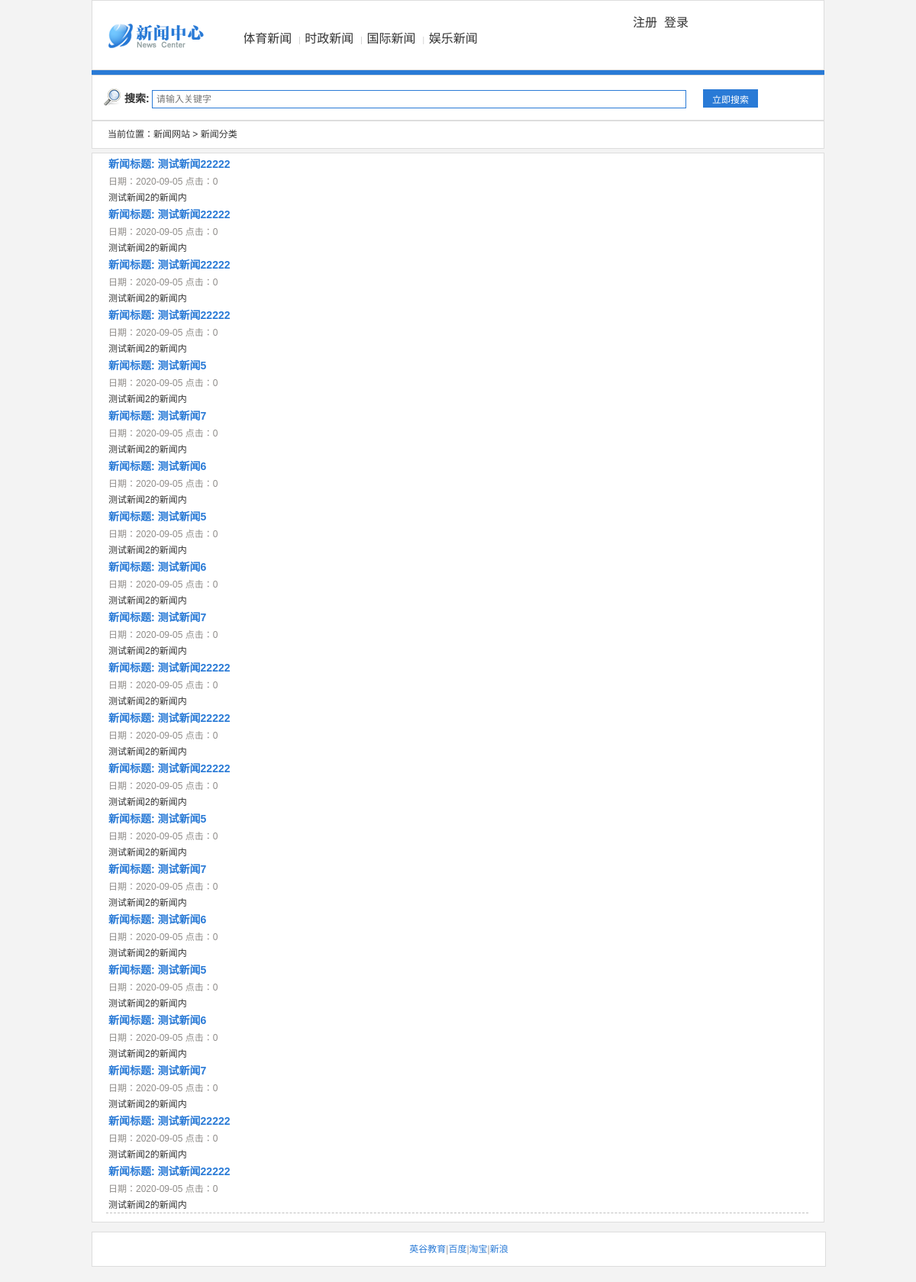
/list.php?id=12, run on the app's committed database.
### tables this page shows
CREATE TABLE `db_news` (
  `n_id` int(11) NOT NULL AUTO_INCREMENT COMMENT '新闻主键',
  `n_title` varchar(150) DEFAULT NULL COMMENT '新闻标题',
  `n_message` mediumtext COMMENT '新闻内容',
  `n_addtime` varchar(50) DEFAULT NULL COMMENT '发布时间',
  `n_type` varchar(50) DEFAULT NULL COMMENT '新闻分类',
  `n_status` tinyint(4) DEFAULT NULL COMMENT '新闻状态 0关闭，1开启',
  `n_author` varchar(50) DEFAULT NULL COMMENT '作者',
  `n_nums` varchar(50) DEFAULT '0' COMMENT '阅读次数',
  `n_picture` varchar(50) DEFAULT NULL COMMENT '新闻图片',
  PRIMARY KEY (`n_id`)
);

### list.php (the view, shortened to what this page needs)
<html>
<head>
	<link href="./main.css" rel="stylesheet" type="text/css" />
</head>
<body>
<div class="contain">
  <div class="logo"><a href="index.php"></a></div>
  <div class="menu">
    <ul>
        <li><span>|&nbsp;&nbsp;<span><a href="list.php?id=12">体育新闻</a></li>
        <li><span>|&nbsp;&nbsp;<span><a href="list.php?id=13">时政新闻</a></li>
        <li><span>|&nbsp;&nbsp;<span><a href="list.php?id=14">国际新闻</a></li>
        <li><span>|&nbsp;&nbsp;<span><a href="list.php?id=15">娱乐新闻</a></li>
	</ul>
      <?php
      $username = $_SESSION['c_name'];
      if ($username !=null){
          echo " &nbsp;&nbsp;&nbsp; 你好,欢迎",  $username; ?>
          <li><a href="logout.php" target="_self">注销</a></li>
          <?php
      }
      else{
          ?>
          <br>
          <li><a href="register.html" target="_self">注册</a></li>
          <li><a href="login.html" target="_self">登录</a></li>
      <?php   }?>
  </div>
   <div class="line1" ></div>
   <div class="main">
	 <div class="select">
	    <form action="search.php" method="post" >
		   <div class="select_left">
			   <strong>搜索:</strong>
			   <input name="keyword"  placeholder="请输入关键字"/>
		   </div>
		   <div class="select_right">
			   <input name="Submit" type="Submit"  value="立即搜索"  />
		   </div>
		</form>
	 </div>
	 <div class="currect_position">
		 当前位置：<a href="index.php">新闻网站</a>&nbsp;>&nbsp新闻分类
	 </div>
	 <div class="details" >
	   <table>
<?php
$id = $_GET['id'];
           $conn = mysqli_connect('localhost','root','123456','php');
           mysqli_set_charset($conn,'utf8');
           $result=  $conn->query("select * from db_news where n_type = '$id' ");
           while ( $news=mysqli_fetch_array($result,MYSQLI_ASSOC)){?>
		 <tr>
		   <td>
			 <a href='details.php?id=12'>
                 <?php
             echo  "新闻标题: ",  $news['n_title'];
                 ?>
			 </a>
		   </td>
		 </tr>
	     <tr>
		   <td>
			 <font color='#8F8C89'>
			         日期：2020-09-05
			         点击：<?php echo $news['n_nums'] ?>
			 </font>
		   </td>
		 </tr>
		 <tr>
		   <td>
		    <?php  echo $news['n_message']?>
		   </td>
		 </tr>
           <?php
           }?>
	   </table>
	   <div class='line2' ></div>
       <div class="page">
        </div>
	</div>
  </div>
  <div class="footer">
		<?php
		  $link=array(
		      array('link'=>'http://www.121ugrow.com/','name'=>'英谷教育'),
		      array('link'=>'http://www.baidu.com/','name'=>'百度'),
		      array('link'=>'http://www.taobao.com/','name'=>'淘宝'),
		      array('link'=>'http://www.sina.com/','name'=>'新浪')
		  );
		  $num=count($link);
          for($i=0;$i<=$num-1;$i++){
              if($i<$num-1){
                  echo "<a href='". $link[$i]['link'] ."'>";
                  echo $link[$i]['name']."</a>";
                  echo '|';
              }else{
                  echo "<a href='". $link[$i]['link'] ."'>";
                  echo $link[$i]['name']."</a>";
              }
          }
		?>
	</div>
</div>
</body>
</html>

### main.css (style rules this page uses)
body { font-size: 12px; margin: 10px 0; background: #f3f3f3; font-weight: normal; font-family: '微软雅黑', Verdana, Arial, Helvetica, sans-serif; color: #333; padding: 0; margin: 0; }
form, p, h1, h2, h3, ul, li { margin: 0; padding: 0; font-size: 12px; font-weight: normal; }
ul { list-style: none; }
li { color: #183778; }
a:link, a:visited, a:hover, a:active { color: #1f3a87; text-decoration: none; }
.contain { margin: 0px auto; width: 960px; }
.logo { font-size: 1px; background: url(./images/logo.png) no-repeat; float: left; width: 130px; height: 35px; margin-left: 20px; margin-top: 30px; }
.logo a { display: block; width: 130px; color: #fff; height: 35px; text-decoration: none }
.menu { height: 90px; background-color: #fff; border: 1px #ddd solid; }
.menu ul { width: 500px; color: #333; height: 30px; margin: 35px 0 0 50px; float: left; overflow: hidden; }
.menu li { float: left; margin-left: 9px; list-style-type: none; font-size: 12px; }
.menu ul li:first-child { margin-left: -10px; }
.menu li span { color: #ccc; font-size: 10px; }
.menu li a { color: #333; line-height: 30px; text-decoration: none; font-size: 16px; }
.main { width: 960px; margin: 0 auto; }
.main a:link, .main a:visited, .main a:hover { color: #333; text-decoration: none; }
.select { width: 958px; height: 58px; overflow: hidden; float: left; background: #fff; border: 1px solid #ddd; }
.select_left { height: 36px; width: 750px; background: url(./images/search.png) no-repeat 5px 5px; ; padding-left: 32px; line-height: 36px; float: left; margin-top: 12px; margin-left: 10px; }
.select_left strong { font-size: 14px; }
.select_left input { border: 1px solid #297ad6; width: 700px; height: 24px; font-size: 12px; padding-left: 5px; }
.select_right { width: 108px; height: 36px; float: right; padding-right: 10px; margin-top: 6px; margin-right: 40px; }
.select_right input { width: 72px; height: 24px; font-size: 14px; background: #297ad6; margin-top: 12px; color: #fff; border: none; font-size: 12px; }
.currect_position { float: left; width: 938px; line-height: 35px; background:#fff; border:1px solid #ddd; padding-left:20px; }
.details { padding: 0 18px; word-break: break-all; word-wrap: break-word; border:1px solid #ddd; width:922px; background: #fff; margin: 5px auto; }
.details table { font-size:12px; }
.details table a:link { color:#297ad6; font-weight:bold; font-size:14px; }
.line1 { border: 3px solid #297ad6; }
.line2 { border-bottom: 1px dashed; width: 920px; border-color: #C0C0C0 }
.page { border-top: 1px solid transparent !important; border-top: 0; clear: both; text-align: center; font-size: 14px; margin: 5px 0; }
.footer { width: 960px; margin: 0 auto; border: 1px solid #ddd; background: #fff; padding: 10px 0; margin-top: 12px; color: #999; text-align: center; line-height: 200%; margin-bottom: 20px; }
.footer a:link, .footer a:visited, .footer a:hover { color: #297ad6; text-decoration: none; }

### data on the page
db_news: n_title "测试新闻22222", n_nums "0", n_message "测试新闻2的新闻内"
db_news: n_title "测试新闻22222", n_nums "0", n_message "测试新闻2的新闻内"
db_news: n_title "测试新闻22222", n_nums "0", n_message "测试新闻2的新闻内"
db_news: n_title "测试新闻22222", n_nums "0", n_message "测试新闻2的新闻内"
db_news: n_title "测试新闻5", n_nums "0", n_message "测试新闻2的新闻内"
db_news: n_title "测试新闻7", n_nums "0", n_message "测试新闻2的新闻内"
db_news: n_title "测试新闻6", n_nums "0", n_message "测试新闻2的新闻内"
db_news: n_title "测试新闻5", n_nums "0", n_message "测试新闻2的新闻内"
db_news: n_title "测试新闻6", n_nums "0", n_message "测试新闻2的新闻内"
db_news: n_title "测试新闻7", n_nums "0", n_message "测试新闻2的新闻内"
db_news: n_title "测试新闻22222", n_nums "0", n_message "测试新闻2的新闻内"
db_news: n_title "测试新闻22222", n_nums "0", n_message "测试新闻2的新闻内"
db_news: n_title "测试新闻22222", n_nums "0", n_message "测试新闻2的新闻内"
db_news: n_title "测试新闻5", n_nums "0", n_message "测试新闻2的新闻内"
db_news: n_title "测试新闻7", n_nums "0", n_message "测试新闻2的新闻内"
db_news: n_title "测试新闻6", n_nums "0", n_message "测试新闻2的新闻内"
db_news: n_title "测试新闻5", n_nums "0", n_message "测试新闻2的新闻内"
db_news: n_title "测试新闻6", n_nums "0", n_message "测试新闻2的新闻内"
db_news: n_title "测试新闻7", n_nums "0", n_message "测试新闻2的新闻内"
db_news: n_title "测试新闻22222", n_nums "0", n_message "测试新闻2的新闻内"
db_news: n_title "测试新闻22222", n_nums "0", n_message "测试新闻2的新闻内"

### other printed values
$link[$i]['name'] "英谷教育"
$link[$i]['name'] "百度"
$link[$i]['name'] "淘宝"
$link[$i]['name'] "新浪"
